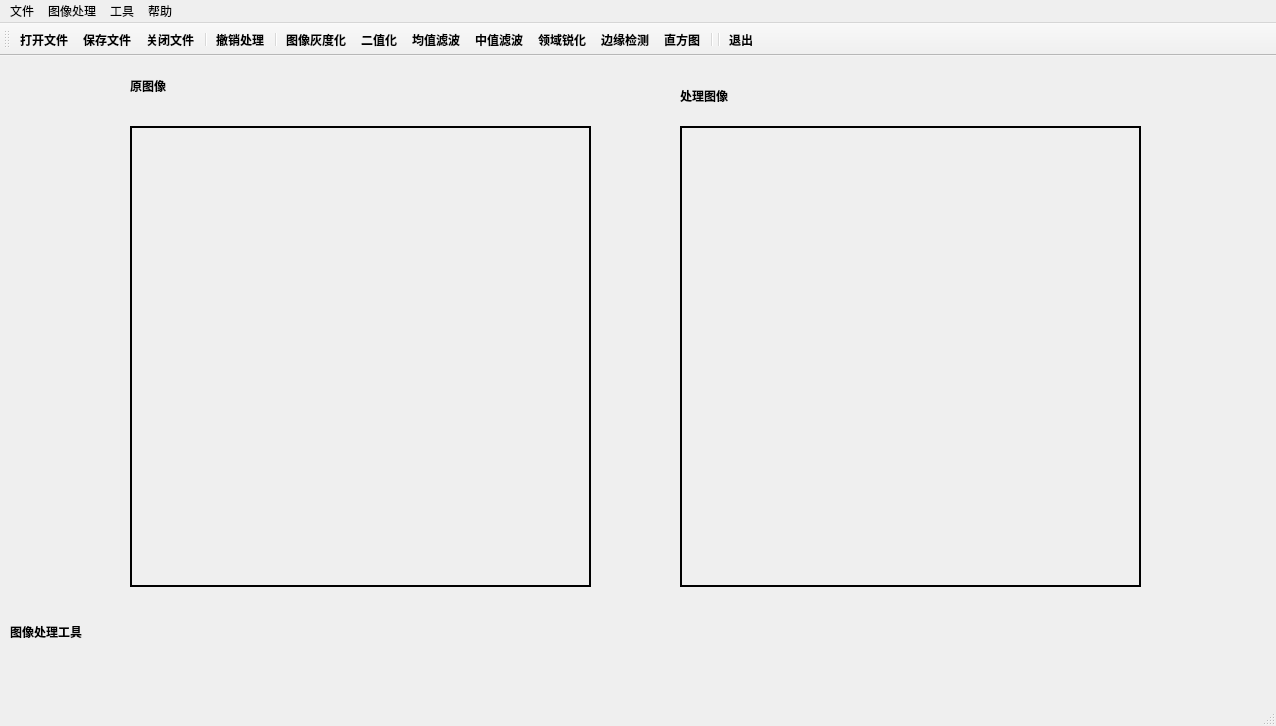
<?xml version="1.0" encoding="UTF-8"?>
<ui version="4.0">
 <class>DIPCD_DengLeiClass</class>
 <widget class="QMainWindow" name="DIPCD_DengLeiClass">
  <property name="geometry">
   <rect>
    <x>0</x>
    <y>0</y>
    <width>1276</width>
    <height>726</height>
   </rect>
  </property>
  <property name="minimumSize">
   <size>
    <width>640</width>
    <height>360</height>
   </size>
  </property>
  <property name="font">
   <font>
    <pointsize>9</pointsize>
    <weight>75</weight>
    <bold>true</bold>
   </font>
  </property>
  <property name="windowTitle">
   <string>图像处理工具</string>
  </property>
  <widget class="QWidget" name="centralWidget">
   <widget class="QLabel" name="label_originalImage">
    <property name="geometry">
     <rect>
      <x>130</x>
      <y>20</y>
      <width>69</width>
      <height>20</height>
     </rect>
    </property>
    <property name="text">
     <string>原图像</string>
    </property>
   </widget>
   <widget class="QLabel" name="label_processImages">
    <property name="geometry">
     <rect>
      <x>680</x>
      <y>30</y>
      <width>69</width>
      <height>20</height>
     </rect>
    </property>
    <property name="text">
     <string>处理图像</string>
    </property>
   </widget>
   <widget class="QLabel" name="label_imageProcessingTools">
    <property name="geometry">
     <rect>
      <x>10</x>
      <y>550</y>
      <width>141</width>
      <height>51</height>
     </rect>
    </property>
    <property name="text">
     <string>图像处理工具</string>
    </property>
   </widget>
   <widget class="QLabel" name="label_showOriginalImage">
    <property name="geometry">
     <rect>
      <x>130</x>
      <y>70</y>
      <width>461</width>
      <height>461</height>
     </rect>
    </property>
    <property name="frameShape">
     <enum>QFrame::Box</enum>
    </property>
    <property name="lineWidth">
     <number>2</number>
    </property>
    <property name="text">
     <string/>
    </property>
   </widget>
   <widget class="QLabel" name="label_showProcessImage">
    <property name="geometry">
     <rect>
      <x>680</x>
      <y>70</y>
      <width>461</width>
      <height>461</height>
     </rect>
    </property>
    <property name="frameShape">
     <enum>QFrame::Box</enum>
    </property>
    <property name="lineWidth">
     <number>2</number>
    </property>
    <property name="text">
     <string/>
    </property>
   </widget>
  </widget>
  <widget class="QMenuBar" name="menuBar">
   <property name="geometry">
    <rect>
     <x>0</x>
     <y>0</y>
     <width>1276</width>
     <height>22</height>
    </rect>
   </property>
   <property name="font">
    <font>
     <pointsize>9</pointsize>
     <weight>50</weight>
     <bold>false</bold>
    </font>
   </property>
   <widget class="QMenu" name="menu_file">
    <property name="title">
     <string>文件</string>
    </property>
    <addaction name="action_openFile"/>
    <addaction name="action_savaFile"/>
    <addaction name="action_quitFile"/>
    <addaction name="separator"/>
    <addaction name="action_quit"/>
   </widget>
   <widget class="QMenu" name="menu_imageProcessing">
    <property name="title">
     <string>图像处理</string>
    </property>
    <addaction name="action_grayscale"/>
    <addaction name="action_binarization"/>
    <addaction name="action_3x3meanFiltering"/>
    <addaction name="action_3x3medianFiltering"/>
    <addaction name="action_sharpeningOfLaplace4"/>
    <addaction name="action_edgaDetection"/>
    <addaction name="action_histogramCalculationAndDisplay"/>
    <addaction name="hdyzbh_action"/>
    <addaction name="hddckbh_action"/>
    <addaction name="grayScaleaction"/>
    <addaction name="histogramaction"/>
    <addaction name="Filteraction"/>
    <addaction name="TSRaction"/>
    <addaction name="FGHaction"/>
    <addaction name="yyaction"/>
   </widget>
   <widget class="QMenu" name="menu_tool">
    <property name="title">
     <string>工具</string>
    </property>
    <addaction name="action_undoProcessing"/>
   </widget>
   <widget class="QMenu" name="menu_help">
    <property name="title">
     <string>帮助</string>
    </property>
    <addaction name="action_documentation"/>
   </widget>
   <addaction name="menu_file"/>
   <addaction name="menu_imageProcessing"/>
   <addaction name="menu_tool"/>
   <addaction name="menu_help"/>
  </widget>
  <widget class="QToolBar" name="mainToolBar">
   <property name="font">
    <font>
     <pointsize>9</pointsize>
     <weight>75</weight>
     <bold>true</bold>
    </font>
   </property>
   <property name="toolButtonStyle">
    <enum>Qt::ToolButtonTextUnderIcon</enum>
   </property>
   <attribute name="toolBarArea">
    <enum>TopToolBarArea</enum>
   </attribute>
   <attribute name="toolBarBreak">
    <bool>false</bool>
   </attribute>
   <addaction name="action_openFile"/>
   <addaction name="action_savaFile"/>
   <addaction name="action_quitFile"/>
   <addaction name="separator"/>
   <addaction name="action_undoProcessing"/>
   <addaction name="separator"/>
   <addaction name="action_grayscale"/>
   <addaction name="action_binarization"/>
   <addaction name="action_3x3meanFiltering"/>
   <addaction name="action_3x3medianFiltering"/>
   <addaction name="action_sharpeningOfLaplace4"/>
   <addaction name="action_edgaDetection"/>
   <addaction name="action_histogramCalculationAndDisplay"/>
   <addaction name="separator"/>
   <addaction name="separator"/>
   <addaction name="action_quit"/>
  </widget>
  <widget class="QStatusBar" name="statusBar"/>
  <action name="action_openFile">
   <property name="icon">
    <iconset>
     <normaloff>Resource Files/openFile.svg</normaloff>Resource Files/openFile.svg</iconset>
   </property>
   <property name="text">
    <string>打开文件</string>
   </property>
   <property name="shortcut">
    <string>Ctrl+O</string>
   </property>
  </action>
  <action name="action_quitFile">
   <property name="icon">
    <iconset>
     <normaloff>Resource Files/quitFile.svg</normaloff>Resource Files/quitFile.svg</iconset>
   </property>
   <property name="text">
    <string>关闭文件</string>
   </property>
   <property name="shortcut">
    <string>Ctrl+C</string>
   </property>
  </action>
  <action name="action_grayscale">
   <property name="text">
    <string>灰度化</string>
   </property>
   <property name="iconText">
    <string>图像灰度化</string>
   </property>
   <property name="shortcut">
    <string>Ctrl+G</string>
   </property>
  </action>
  <action name="action_binarization">
   <property name="text">
    <string>二值化</string>
   </property>
   <property name="shortcut">
    <string>Ctrl+B</string>
   </property>
  </action>
  <action name="action_3x3meanFiltering">
   <property name="text">
    <string>3×3 均值滤波</string>
   </property>
   <property name="iconText">
    <string>均值滤波</string>
   </property>
   <property name="shortcut">
    <string>Ctrl+M</string>
   </property>
  </action>
  <action name="action_3x3medianFiltering">
   <property name="text">
    <string>3×3 中值滤波</string>
   </property>
   <property name="iconText">
    <string>中值滤波</string>
   </property>
   <property name="shortcut">
    <string>Ctrl+Shift+M</string>
   </property>
  </action>
  <action name="action_sharpeningOfLaplace4">
   <property name="text">
    <string>拉普拉斯 4 领域锐化</string>
   </property>
   <property name="iconText">
    <string>领域锐化</string>
   </property>
   <property name="shortcut">
    <string>Ctrl+S</string>
   </property>
  </action>
  <action name="action_edgaDetection">
   <property name="text">
    <string>边缘检测</string>
   </property>
   <property name="shortcut">
    <string>Ctrl+E</string>
   </property>
  </action>
  <action name="action_histogramCalculationAndDisplay">
   <property name="text">
    <string>直方图计算与显示</string>
   </property>
   <property name="iconText">
    <string>直方图</string>
   </property>
   <property name="shortcut">
    <string>Ctrl+Shift+H</string>
   </property>
  </action>
  <action name="action_savaFile">
   <property name="icon">
    <iconset>
     <normaloff>Resource Files/savaFile.svg</normaloff>Resource Files/savaFile.svg</iconset>
   </property>
   <property name="text">
    <string>保存文件</string>
   </property>
   <property name="shortcut">
    <string>Ctrl+S</string>
   </property>
  </action>
  <action name="action_undoProcessing">
   <property name="icon">
    <iconset>
     <normaloff>Resource Files/undoProcessing.svg</normaloff>Resource Files/undoProcessing.svg</iconset>
   </property>
   <property name="text">
    <string>撤销处理</string>
   </property>
   <property name="shortcut">
    <string>Ctrl+Z</string>
   </property>
  </action>
  <action name="action_documentation">
   <property name="icon">
    <iconset>
     <normaloff>Resource Files/documentation.svg</normaloff>Resource Files/documentation.svg</iconset>
   </property>
   <property name="text">
    <string>说明文档</string>
   </property>
   <property name="shortcut">
    <string>Ctrl+H</string>
   </property>
  </action>
  <action name="action_contactAuthor">
   <property name="icon">
    <iconset>
     <normaloff>Resource Files/contactAuthor.svg</normaloff>Resource Files/contactAuthor.svg</iconset>
   </property>
   <property name="text">
    <string>联系作者</string>
   </property>
   <property name="shortcut">
    <string>Ctrl+A</string>
   </property>
  </action>
  <action name="action_quit">
   <property name="icon">
    <iconset>
     <normaloff>Resource Files/quit.svg</normaloff>Resource Files/quit.svg</iconset>
   </property>
   <property name="text">
    <string>退出</string>
   </property>
   <property name="shortcut">
    <string>Ctrl+Q</string>
   </property>
  </action>
  <action name="action_grayscaleVideo">
   <property name="text">
    <string>灰度化</string>
   </property>
   <property name="iconText">
    <string>视频灰度化</string>
   </property>
   <property name="shortcut">
    <string>Ctrl+Shift+G</string>
   </property>
  </action>
  <action name="action_faceRecognition">
   <property name="text">
    <string>人脸识别</string>
   </property>
   <property name="shortcut">
    <string>Ctrl+F</string>
   </property>
  </action>
  <action name="hdyzbh_action">
   <property name="text">
    <string>灰度的阈值变换</string>
   </property>
  </action>
  <action name="hddckbh_action">
   <property name="text">
    <string>灰度的窗口变换</string>
   </property>
  </action>
  <action name="grayScaleaction">
   <property name="text">
    <string>灰度拉伸</string>
   </property>
  </action>
  <action name="histogramaction">
   <property name="text">
    <string>直方图均衡化</string>
   </property>
  </action>
  <action name="Filteraction">
   <property name="text">
    <string>滤镜</string>
   </property>
  </action>
  <action name="TSRaction">
   <property name="text">
    <string>图像的几何变换</string>
   </property>
  </action>
  <action name="FGHaction">
   <property name="text">
    <string>图像的风格化</string>
   </property>
  </action>
  <action name="yyaction">
   <property name="text">
    <string>应用</string>
   </property>
  </action>
 </widget>
 <layoutdefault spacing="6" margin="11"/>
 <resources>
  <include location="DIPCD_DengLei.qrc"/>
 </resources>
 <connections/>
</ui>
